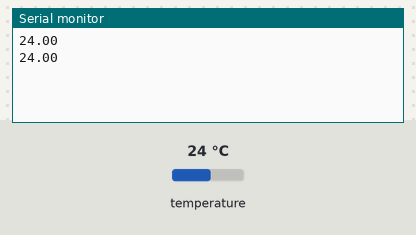
This sketch was run on a simulated Arduino Uno, built with avr-gcc and run on an emulated ATmega328P. Parts: the last lines printed to the serial monitor. Inputs (shaded band) come from the test bench; at power-on: temperature 24 °C.

Above: at 3.3 s.
3.4 s: temperature set to 12 °C
At 5.0 s:
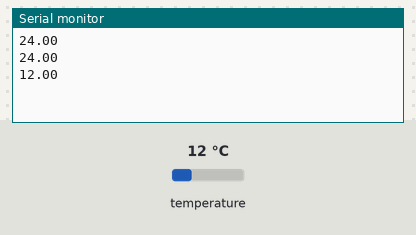
5.9 s: temperature set to 19 °C
At 7.4 s:
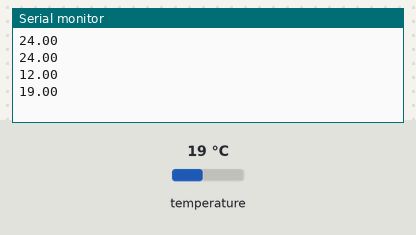
Timing chart, 0 to 8.9 s (numbered marks = the images above; inputs shaded):
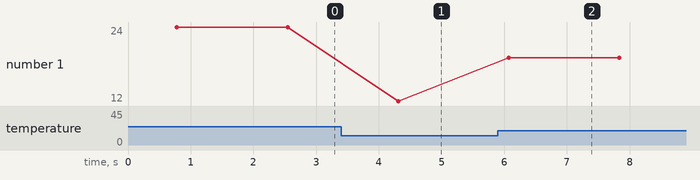

Measured:
- after the input at 3.4 s, the serial monitor: prints a new line after 0.91 s (image 1)
- after the input at 5.9 s, the serial monitor: prints a new line after 0.17 s (image 2)
- plotted number 1: 24 → 12 after the input at 3.4 s, 12 → 19 after the input at 5.9 s

The sketch:

temperture.ino
```cpp
#include <OneWire.h>
#include <DallasTemperature.h>

#define ONE_WIRE_BUS 10

OneWire oneWire(ONE_WIRE_BUS);
DallasTemperature sensors(&oneWire);

void setup() {
  Serial.begin(9600);
  sensors.begin();
}

void loop() {
  sensors.requestTemperatures();
  float t = sensors.getTempCByIndex(0);
  if (t == DEVICE_DISCONNECTED_C) {
    Serial.println("ERROR");
  } else {
    Serial.println(t);
  }
  delay(1000);
}
```
